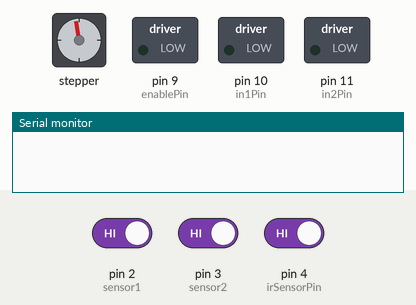
Simulated run of this sketch. Board: Arduino Uno, built with avr-gcc and run on an emulated ATmega328P. Parts: stepper motor, switched loads named in the sketch (green lamp = pin HIGH), the last lines printed to the serial monitor. Dashed ring = blinking. The inputs (shaded band) are chosen by the test bench; at power-on: pin 2 (sensor1) HIGH, pin 4 (irSensorPin) HIGH, pin 3 (sensor2) HIGH. Stepper angles assume 200 steps per turn.

Above: at 1.2 s.
1.3 s: pin 2 (sensor1) driven LOW
At 1.65 s:
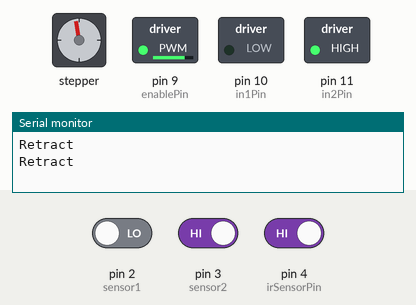
4.3 s: pin 4 (irSensorPin) driven LOW
At 5.4 s:
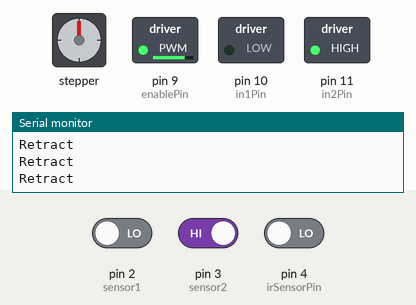
6.0 s: pin 3 (sensor2) driven LOW
At 6.26 s:
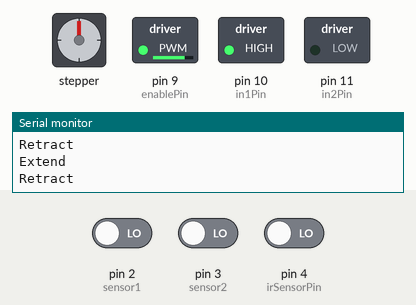
9.0 s: pin 4 (irSensorPin) driven HIGH
At 9.15 s:
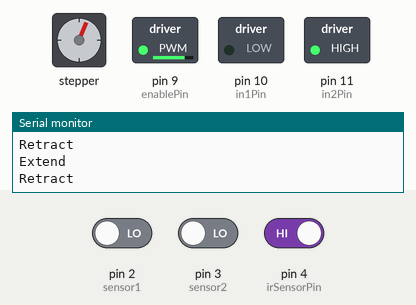
12.0 s: pin 2 (sensor1) driven HIGH
At 12.45 s:
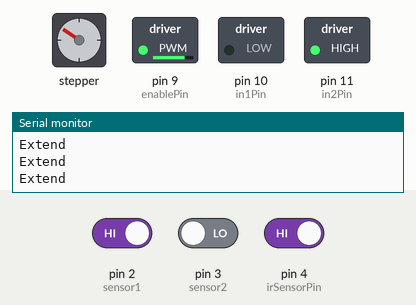
15.0 s: pin 2 (sensor1) driven LOW
At 15.15 s:
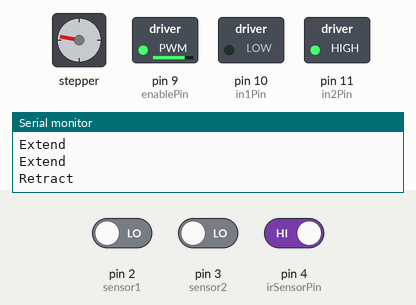
Timing chart, 0 to 21.0 s (numbered marks = the images above; inputs shaded):
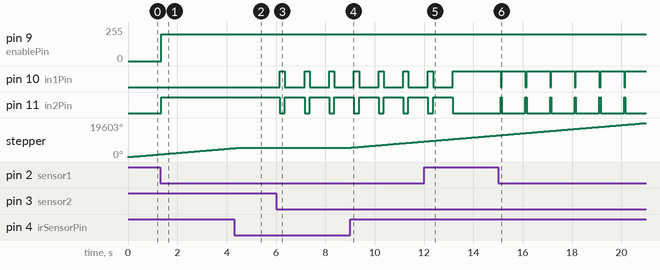

Measured:
- after the input at 1.3 s, pin 9 (enablePin): 0/255 → 200/255 after 0.05 s; pin 11 (in2Pin): LOW → HIGH after 0.05 s
- after the input at 4.3 s, stepper: goes on until 4.5 s, then stays 5400°
- after the input at 6.0 s, pin 10 (in1Pin): alternates HIGH for 0.21 s and LOW for 0.79 s, starting after 0.15 s; pin 11 (in2Pin): alternates HIGH for 0.79 s and LOW for 0.21 s, starting after 0.15 s
- after the input at 9.0 s, stepper: keeps turning clockwise at about 1197°/s, starting at once
- after the input at 12.0 s, pin 10 (in1Pin): goes on until 13.2 s, then stays HIGH; pin 11 (in2Pin): goes on until 13.2 s, then stays LOW
- after the input at 15.0 s, pin 10 (in1Pin): alternates HIGH for 0.95 s and LOW for 0.05 s, starting after 0.11 s; pin 11 (in2Pin): alternates HIGH for 0.05 s and LOW for 0.95 s, starting after 0.11 s

The sketch:

feeding_conveyor_RTOS.ino
```cpp
#include <Arduino_FreeRTOS.h>
#include <Stepper.h>
#include "semphr.h"

const int sensor1 = 2;
const int sensor2 = 3;
const int stop = 7;
const int enablePin = 9;   // Enable pin of the H-bridge
const int in1Pin = 10;     // Input 1 pin of the H-bridge
const int in2Pin = 11;     // Input 2 pin of the H-bridge

SemaphoreHandle_t xBinarySemaphore1;
SemaphoreHandle_t xBinarySemaphore2;

int speed = 200;  // Speed of the actuator (adjust as needed)

// Actuator control functions
void extendActuator() {
  digitalWrite(in1Pin, HIGH);
  digitalWrite(in2Pin, LOW);
  analogWrite(enablePin, speed);
}

void retractActuator() {
  digitalWrite(in1Pin, LOW);
  digitalWrite(in2Pin, HIGH);
  analogWrite(enablePin, speed);
}

void taskActuator1(void* pvParameters) {
  while (1) {
    if (digitalRead(sensor2) == LOW) {
      Serial.println("Extend");
      xSemaphoreGive(xBinarySemaphore1);
    }
    vTaskDelay(10);
  }
}

void taskExtend(void* pvParameters) {
  while (1) {
    xSemaphoreTake(xBinarySemaphore1, portMAX_DELAY);
    extendActuator();
    delay(1000);
  }
}

void taskActuator2(void* pvParameters) {
  while (1) {
    if (digitalRead(sensor1) == LOW) {
      Serial.println("Retract");
      xSemaphoreGive(xBinarySemaphore2);
    }
    vTaskDelay(10);
  }
}

void taskRetract(void* pvParameters) {
  while (1) {
    xSemaphoreTake(xBinarySemaphore2, portMAX_DELAY);
    retractActuator();
    delay(1000);
  }
}

// Stepper motor control
const int stepsPerRevolution = 200;
const byte TB6600_CW_Pin = 5;   // Connect to CW (Clockwise) input of TB6600
const byte TB6600_CLK_Pin = 6;  // Connect to CLK (Pulse) input of TB6600
const int irSensorPin = 4;      // Connect to the IR sensor

Stepper myStepper(stepsPerRevolution, TB6600_CW_Pin, TB6600_CLK_Pin);
SemaphoreHandle_t xBinarySemaphore;

void taskStepperControl(void *pvParameters) {
  (void)pvParameters;

  while (1) {
    if (digitalRead(irSensorPin) == HIGH) {
      // IR sensor is not triggered, move the stepper motor
      xSemaphoreGive(xBinarySemaphore);
      myStepper.step(stepsPerRevolution);
    } else {
      // IR sensor is triggered, stop the stepper motor
      myStepper.step(0);
    }
    //vTaskDelay(pdMS_TO_TICKS(10));  // Adjust delay as needed
  }
}

void setup() {
  Serial.begin(9600);

  // Actuator setup
  pinMode(enablePin, OUTPUT);
  pinMode(in1Pin, OUTPUT);
  pinMode(in2Pin, OUTPUT);
  pinMode(sensor1, INPUT);
  pinMode(sensor2, INPUT);

  xBinarySemaphore1 = xSemaphoreCreateBinary();
  xBinarySemaphore2 = xSemaphoreCreateBinary();

  xTaskCreate(taskActuator1, "Task1", 100, NULL, 2, NULL);
  xTaskCreate(taskExtend, "Task2", 100, NULL, 3, NULL);
  xTaskCreate(taskActuator2, "Task3", 100, NULL, 4, NULL);
  xTaskCreate(taskRetract, "Task4", 100, NULL, 5, NULL);

  // Stepper motor setup
  myStepper.setSpeed(200);
  pinMode(irSensorPin, INPUT_PULLUP);  // Assuming active LOW IR sensor

  xBinarySemaphore = xSemaphoreCreateBinary();

  if (xBinarySemaphore != NULL) {
    xTaskCreate(taskStepperControl, "StepperControl", 100, NULL, 1, NULL);
  }
}

void loop() {
  // FreeRTOS is being used, loop can be empty
}
```
